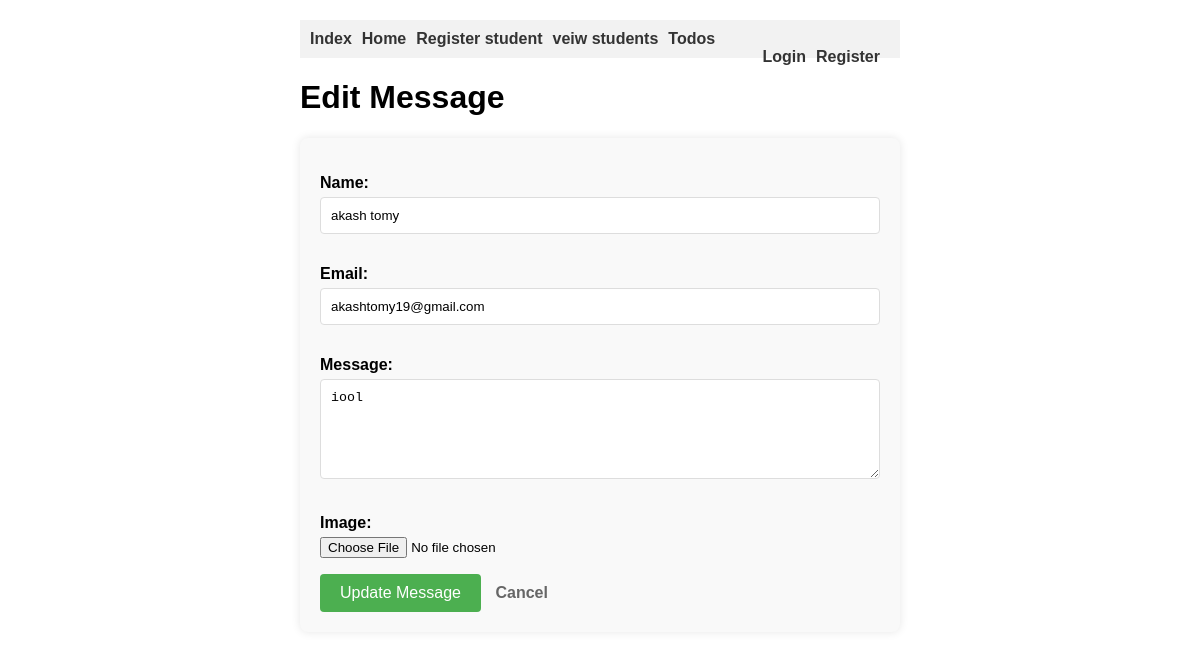
Page /edit/4/ on the committed database.
### akash/models.py (models this page shows, shortened)
class contactMessage(models.Model):
    name = models.CharField(max_length=100)
    email = models.EmailField()
    message = models.TextField()
    image = models.ImageField(upload_to=' contact_images/', blank=True, null=True)
    submitted_at = models.DateTimeField(auto_now_add=True)

### akash/views.py (the view)
# urls.py: path('edit/<int:id>/', views.edit_message, name='edit_message'),
def edit_message(request, id):
    message = get_object_or_404(contactMessage, id=id)
    if request.method == 'POST':
        form = ContactForm(request.POST, request.FILES, instance=message)
        if form.is_valid():
            form.save()
            return redirect('messages')
    else:
        form = ContactForm(instance=message)
    return render(request, 'edit_message.html', {'form': form, 'message': message})

### akash/forms.py
class ContactForm(forms.ModelForm):
    class Meta:
        model = contactMessage
        fields = ['name', 'email', 'message', 'image']
        widgets = {
            'name': forms.TextInput(attrs={'placeholder': 'Your Name'}),
            'email': forms.EmailInput(attrs={'placeholder': 'Your Email'}),
            'message': forms.Textarea(attrs={'placeholder': 'Your Message', 'rows': 3}),
            'image': forms.ClearableFileInput(attrs={'accept': 'image/*'}),
        }

### akash/templates/edit_message.html (shortened to what this page needs)
<!DOCTYPE html>
<html lang="en">
<head>
</head>
<body>
    {% include 'nav.html' %}
    <h1>Edit Message</h1>
    <form method="post" enctype="multipart/form-data">
        {{ form.as_p }}
        <button type="submit">Update Message</button>
        <a href="{% url 'messages' %}" class="cancel-link">Cancel</a>
    </form>
</body>
</html>

### akash/templates/edit_message.html (style rules this page uses)
body { font-family: Arial, sans-serif; max-width: 600px; margin: 0 auto; padding: 20px; }
form { background-color: #f9f9f9; padding: 20px; border-radius: 8px; box-shadow: 0 0 10px rgba(0,0,0,0.1); }
label { display: block; margin-bottom: 5px; font-weight: bold; }
input[type="text"], input[type="email"], textarea { width: 100%; padding: 10px; margin-bottom: 15px; border: 1px solid #ddd; border-radius: 4px; box-sizing: border-box; }
textarea { height: 100px; resize: vertical; }
button { background-color: #4CAF50; color: white; padding: 10px 20px; border: none; border-radius: 4px; cursor: pointer; font-size: 16px; }
.cancel-link { display: inline-block; margin-left: 10px; color: #666; text-decoration: none; }

### akash/templates/nav.html (style rules this page uses)
a { text-decoration: none; color: #333; font-weight: bold; }

### rows in the picture
contactMessage: name "akash tomy", email "akashtomy19@gmail.com", message "iool"
